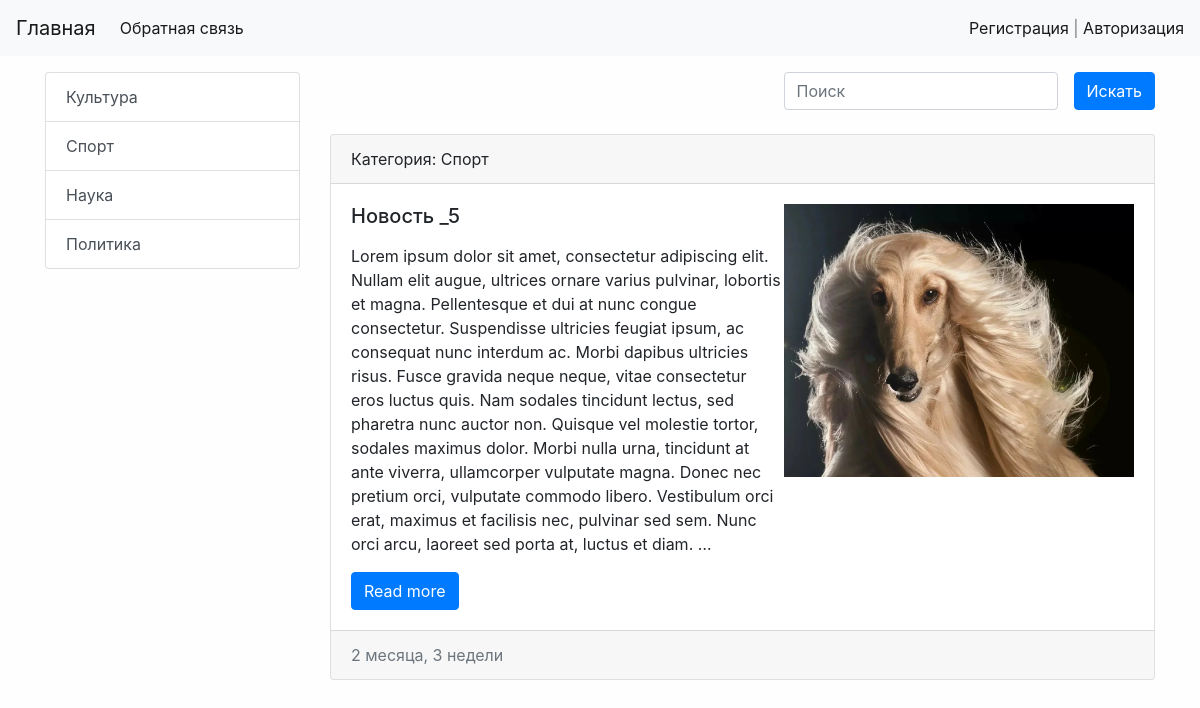
The app's page /category/2/ with its own data.
### appName/models.py (models this page shows, shortened)
class Category(models.Model):
    title = models.CharField(max_length=50, db_index=True)  #дб индекс - ускоряет поиск по этому полю хз
    def get_absolute_url(self): # конфенция приписывает называть так этот метод, а нужен он для ссылок красивых
        return reverse('category_page', kwargs={'category_id': self.pk})
    def __str__(self):
        return self.title   #   а называется эта хуета строковое представление объекта

class News(models.Model):
    title = models.CharField(max_length=100, verbose_name='Заголовок епта:')
    content = models.TextField(verbose_name='Текст новости:')
    created_at = models.DateTimeField(auto_now_add=True)
    updated_at = models.DateTimeField(auto_now=True)
    photo = models.ImageField(upload_to='photos/%Y/%m/', blank=True)
    is_published = models.BooleanField(default=True, verbose_name='Опубликовать?')
    news_category = models.ForeignKey('Category', on_delete=models.PROTECT, verbose_name='Категория:') #внешний ключ
    views = models.IntegerField(default=0)
    def get_absolute_url(self):
        return reverse('news_page', kwargs={'pk': self.pk})
    class Meta:     #подкласс для того чтобы изменить написание в админке лоол
        verbose_name = 'Новость'
        verbose_name_plural = 'Новости'
        ordering = ['created_at', 'title']  #порядок сортировки, работает везде, нетолько в админке

### appName/views.py (the view)
# urls.py: path('category/<int:category_id>/', NewsByCategory.as_view(), name='category_page'),
class NewsByCategory(ListView):
    paginate_by = 2
    model = News
    template_name = 'appName/home_news_list.html'
    context_object_name = 'news'
    allow_empty = False
    def get_queryset(self):
        return News.objects.filter(news_category_id=self.kwargs['category_id'], is_published=True).order_by('-pk').select_related('news_category')
    def get_context_data(self, *, object_list=None, **kwargs):
        context = super().get_context_data(**kwargs)
        context['title'] = Category.objects.get(pk=self.kwargs['category_id'])
        return context

### appName/templatetags/news_tags.py (called while the page is built)
@register.inclusion_tag('appName/list_categories.html') #шаблон для рендеринга
def show_categories(arg1='Hi'):
    categories = Category.objects.all()
    return {'categories': categories, 'arg1': arg1} #arg1 можно потом вывести

### appName/templates/appName/home_news_list.html (shortened to what this page needs)
{% extends 'base.html' %}
{% block content %}
{% include 'inc/_search.html' %}
{% if news %}
    {% for item in news %}
    {% include 'inc/_news_data.html'%}
    {% endfor %}
{% else %}
По вашему запросу ничего не найдено.
{% endif %}
{% endblock %}

### appName/templates/appName/list_categories.html
<div class="list-group">
    {% for item in categories %}
    <a href="{{ item.get_absolute_url }}" class="list-group-item list-group-item-action">{{ item.title }}</a>
    {% endfor %}
</div>

### templates/inc/_news_data.html
<div class="card mb-3">
    <div class="card-header">
        Категория: {{ item.news_category }}
    </div>
    <div class="card-body">
        <div class="media">
            <div class="media-body">
                <h5 class="card-title">{{ item.title }}</h5>
                <p class="card-text">{{ item.content|linebreaks|truncatewords:'100'}}</p>
                <a href="{{ item.get_absolute_url }}" class="btn btn-primary">Read more</a>
            </div>
            {% if item.photo%}
            <img src="{{ item.photo.url }}" alt="" width="350" class="mr-0">
            {% endif %}
        </div>
    </div>
    <div class="card-footer text-muted">
        {{ item.created_at|timesince}}
    </div>
</div>

### randomBro/static/css/style.css (style rules this page uses)
body { background-color: #fefefe; }

### records on screen
Category: title "Культура"
Category: title "Спорт"
Category: title "Наука"
Category: title "Политика"
News: news_category "Спорт", title "Новость _5", content "Lorem ipsum dolor sit amet, consectetur adipiscing elit. Nullam elit augue, ultrices ornare varius pulvinar, lobortis et magna. Pellentesque et dui at nunc congue consectetur. Suspendisse ultricies feugiat ipsum, ac consequat nunc interdum ac. Morbi dapibus ultricies risus. Fusce gravida neque neque, vitae consectetur eros luctus quis. Nam sodales tincidunt lectus, sed pharetra nunc auctor non. Quisque vel molestie tortor, sodales maximus dolor. Morbi nulla urna, tincidunt at ante viverra, ullamcorper vulputate magna. Donec nec pretium orci, vulputate commodo libero. Vestibulum orci erat, maximus et facilisis nec, pulvinar sed sem. Nunc orci arcu, laoreet sed porta at, luctus et diam. …", photo (picture), created_at "2 месяца, 3 недели"
